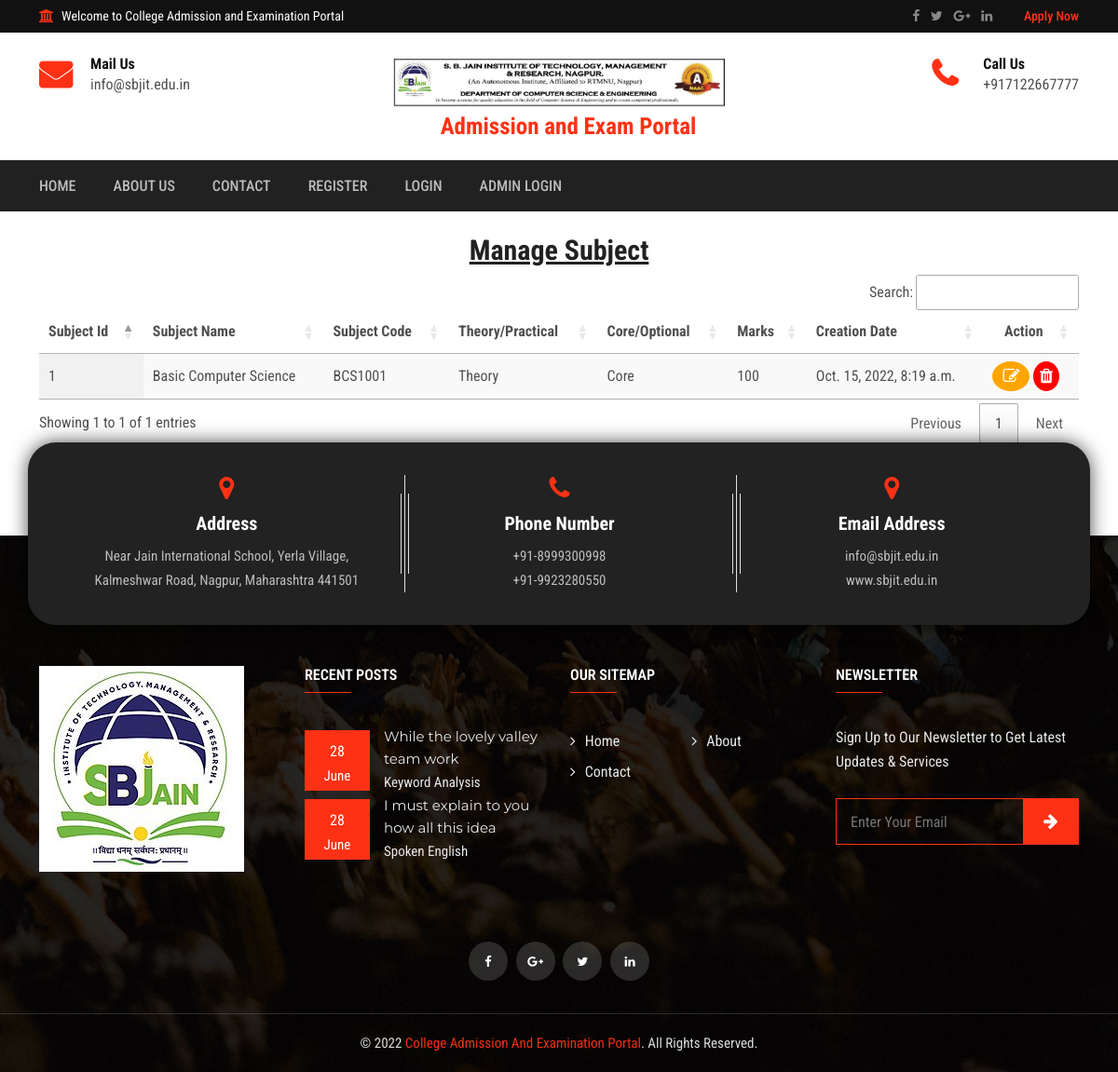
The app's page /manage-subject/ with its own data.
### collegeapp/models.py (models this page shows, shortened)
class Subject(models.Model):
    branch = models.ForeignKey(Branch, on_delete=models.CASCADE, null=True, blank=True)
    semester = models.ForeignKey(Semester, on_delete=models.CASCADE, null=True, blank=True)
    name = models.CharField(max_length=100, null=True, blank=True)
    code = models.CharField(max_length=100, null=True, blank=True)
    subjecttype = models.IntegerField(choices=SUBJECTTYPE, null=True, blank=True)
    theroytype = models.IntegerField(choices=THEORYTYPE, null=True, blank=True)
    marks = models.CharField(max_length=100, null=True, blank=True)
    created = models.DateTimeField(auto_now_add=True, blank=True)

### collegeapp/views.py (the view)
# urls.py: path('manage-subject/', manage_subject, name='manage_subject'),
def manage_subject(request):
    subject = Subject.objects.all()
    return render(request, 'manage_subject.html', locals())

### collegeapp/templates/manage_subject.html
{% include 'index.html' %}
{% load static %}
{% load custom_tags %}
{% block body %}
<div class="shop-cart mt-4">
  <div class="container">
    <div class="section-wrapper">
        <h2 class="mb-2" align="center"> <u>Manage Subject</u>
        </h2>
      <div class="cart-top">
        <table id="example" class="display nowrap" style="width: 100%">
          <thead>
            <tr>
              <th>Subject Id</th>
              <th>Subject Name</th>
              <th>Subject Code</th>
              <th>Theory/Practical</th>
              <th>Core/Optional</th>
              <th>Marks</th>
              <th>Creation Date</th>
              <th style="text-align: center">Action</th>
            </tr>
          </thead>
          <tbody>
            {% for i in subject %}
            <tr>
              <td>{{i.id}}</td>
              <td>{{i.name}}</td>
              <td>{{i.code}}</td>
              <td>{{i.get_theroytype_display}}</td>
              <td>{{i.get_subjecttype_display}}</td>
              <td>{{i.marks}}</td>
              <td>{{i.created}}</td>
              <td>
                    <a href="/change-subject/{{i.id}}/" title="Edit Branch">
                        <i class="fa fa-edit" style="font-size:18px;color:white;border-radius:50%;border:1px solid orange;padding:6px;padding-left:10px;padding-right:10px;background-color:orange"></i>
                    </a>
                    <a href="/delete-subject/{{i.id}}/" title="Delete Branch" onclick="return confirm('Are your sure?')">
                        <i  class="fa fa-trash" style="font-size:18px;color:white;border-radius:50%;border:1px solid red;padding:6px;background-color:red"></i>
                    </a>
              </td>
            </tr>
            {% endfor %}
          </tbody>
        </table>
      </div>
    </div>
  </div>
</div>
{% include 'tablecdn.html' %}
{% include 'footer.html' %}
{% endblock %}

### records on screen
Subject: id "1", name "Basic Computer Science", code "BCS1001", theroytype "Theory", subjecttype "Core", marks "100", created "Oct. 15, 2022, 8:19 a.m."
